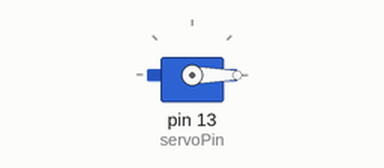
Simulated run of this sketch. Board: Arduino Uno, built with avr-gcc and run on an emulated ATmega328P. On the bench: servo.

Above: at 0.05 s.
At 1.5 s:
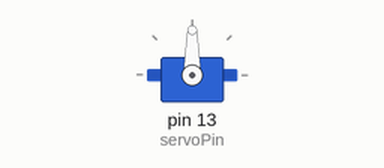
At 3.0 s:
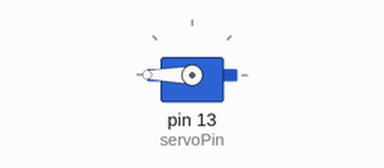
Timing chart, 0 to 6.9 s (numbered marks = the images above):
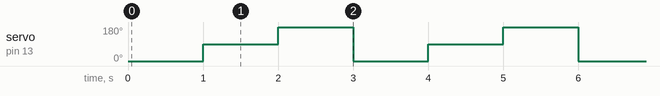

Measured:
- by itself, servo on pin 13 (servoPin): repeats every 3.0 s: 180° 1.0 s, 0° 1.0 s, 90° 1.0 s

The sketch:

servomotor.ino
```cpp
#include<Servo.h>
//including the servo library
int servoPin = 13;
Servo ServoDemo;//creating a servo object
void setup()
{
//the servo pin must be attached to the servo before it can be used
  ServoDemo.attach(servoPin);
}
void loop()
{
  //servo moves to zero degrees
  ServoDemo.write(0);
  delay(1000);
  //servo moves 90
  ServoDemo.write(90);
  delay(1000);
  //servo moves 180
  ServoDemo.write(180);
  delay(1000);
}
```
